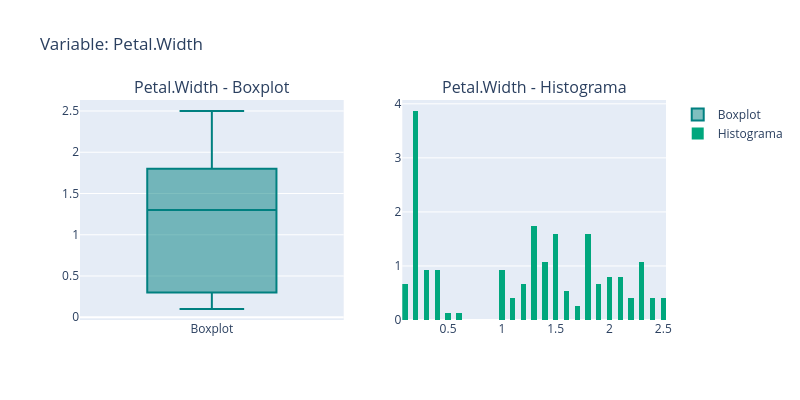
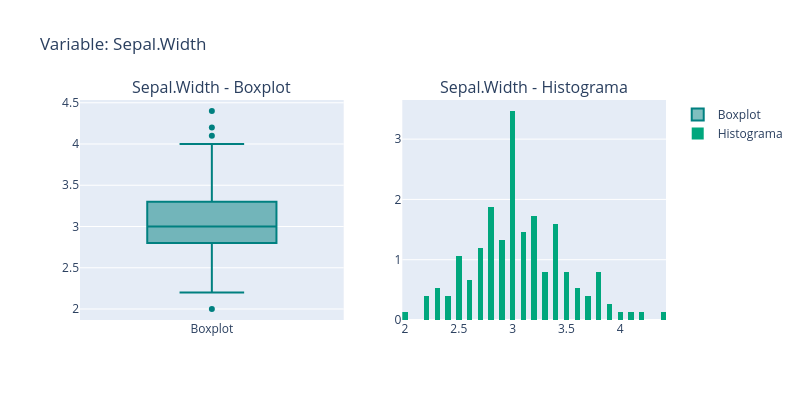
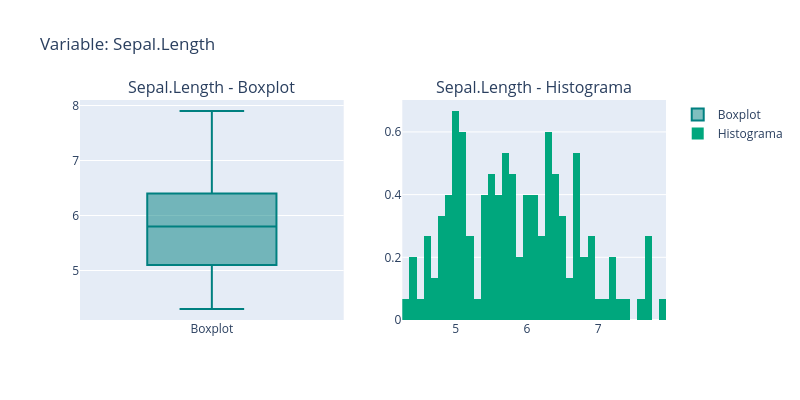
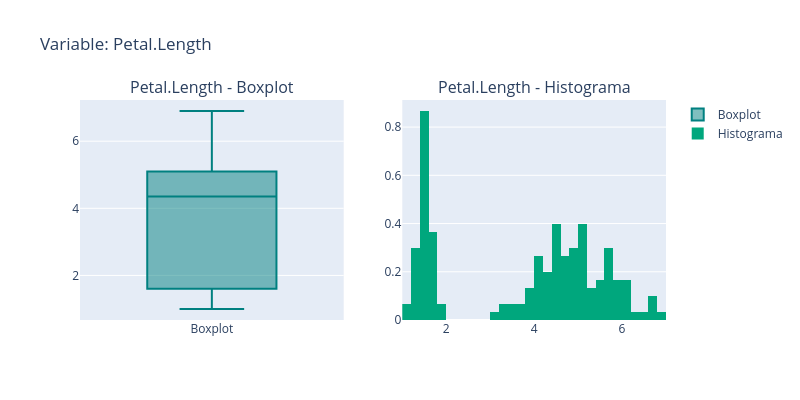

Notebook code for these charts, in order:
### Code cell
analisis.plot_num()

### Figure 1 — Plotly figure (JSON) as saved in the notebook; plotly's stock layout.template omitted (floating-point values rounded to 4 significant figures; data arrays with more than 128 entries replaced by an {"elided": "..."} marker saying what was removed)
{"data": [{"marker": {"color": "#008080"}, "name": "Boxplot", "type": "box", "xaxis": "x", "y": {"elided": "150 float values"}, "yaxis": "y"}, {"histnorm": "probability density", "marker": {"color": "#00a77d"}, "name": "Histograma", "nbinsx": 50, "type": "histogram", "x": {"elided": "150 float values"}, "xaxis": "x2", "yaxis": "y2"}], "layout": {"annotations": [{"font": {"size": 16}, "showarrow": false, "text": "Petal.Width - Boxplot", "x": 0.225, "xanchor": "center", "xref": "paper", "y": 1, "yanchor": "bottom", "yref": "paper"}, {"font": {"size": 16}, "showarrow": false, "text": "Petal.Width - Histograma", "x": 0.775, "xanchor": "center", "xref": "paper", "y": 1, "yanchor": "bottom", "yref": "paper"}], "height": 400, "title": {"text": "Variable: Petal.Width"}, "width": 800, "xaxis": {"anchor": "y", "domain": [0, 0.45]}, "xaxis2": {"anchor": "y2", "domain": [0.55, 1]}, "yaxis": {"anchor": "x", "domain": [0, 1]}, "yaxis2": {"anchor": "x2", "domain": [0, 1]}}}

### Figure 2 — Plotly figure (JSON) as saved in the notebook; plotly's stock layout.template omitted (floating-point values rounded to 4 significant figures; data arrays with more than 128 entries replaced by an {"elided": "..."} marker saying what was removed)
{"data": [{"marker": {"color": "#008080"}, "name": "Boxplot", "type": "box", "xaxis": "x", "y": {"elided": "150 float values"}, "yaxis": "y"}, {"histnorm": "probability density", "marker": {"color": "#00a77d"}, "name": "Histograma", "nbinsx": 50, "type": "histogram", "x": {"elided": "150 float values"}, "xaxis": "x2", "yaxis": "y2"}], "layout": {"annotations": [{"font": {"size": 16}, "showarrow": false, "text": "Sepal.Width - Boxplot", "x": 0.225, "xanchor": "center", "xref": "paper", "y": 1, "yanchor": "bottom", "yref": "paper"}, {"font": {"size": 16}, "showarrow": false, "text": "Sepal.Width - Histograma", "x": 0.775, "xanchor": "center", "xref": "paper", "y": 1, "yanchor": "bottom", "yref": "paper"}], "height": 400, "title": {"text": "Variable: Sepal.Width"}, "width": 800, "xaxis": {"anchor": "y", "domain": [0, 0.45]}, "xaxis2": {"anchor": "y2", "domain": [0.55, 1]}, "yaxis": {"anchor": "x", "domain": [0, 1]}, "yaxis2": {"anchor": "x2", "domain": [0, 1]}}}

### Figure 3 — Plotly figure (JSON) as saved in the notebook; plotly's stock layout.template omitted (floating-point values rounded to 4 significant figures; data arrays with more than 128 entries replaced by an {"elided": "..."} marker saying what was removed)
{"data": [{"marker": {"color": "#008080"}, "name": "Boxplot", "type": "box", "xaxis": "x", "y": {"elided": "150 float values"}, "yaxis": "y"}, {"histnorm": "probability density", "marker": {"color": "#00a77d"}, "name": "Histograma", "nbinsx": 50, "type": "histogram", "x": {"elided": "150 float values"}, "xaxis": "x2", "yaxis": "y2"}], "layout": {"annotations": [{"font": {"size": 16}, "showarrow": false, "text": "Sepal.Length - Boxplot", "x": 0.225, "xanchor": "center", "xref": "paper", "y": 1, "yanchor": "bottom", "yref": "paper"}, {"font": {"size": 16}, "showarrow": false, "text": "Sepal.Length - Histograma", "x": 0.775, "xanchor": "center", "xref": "paper", "y": 1, "yanchor": "bottom", "yref": "paper"}], "height": 400, "title": {"text": "Variable: Sepal.Length"}, "width": 800, "xaxis": {"anchor": "y", "domain": [0, 0.45]}, "xaxis2": {"anchor": "y2", "domain": [0.55, 1]}, "yaxis": {"anchor": "x", "domain": [0, 1]}, "yaxis2": {"anchor": "x2", "domain": [0, 1]}}}

### Figure 4 — Plotly figure (JSON) as saved in the notebook; plotly's stock layout.template omitted (floating-point values rounded to 4 significant figures; data arrays with more than 128 entries replaced by an {"elided": "..."} marker saying what was removed)
{"data": [{"marker": {"color": "#008080"}, "name": "Boxplot", "type": "box", "xaxis": "x", "y": {"elided": "150 float values"}, "yaxis": "y"}, {"histnorm": "probability density", "marker": {"color": "#00a77d"}, "name": "Histograma", "nbinsx": 50, "type": "histogram", "x": {"elided": "150 float values"}, "xaxis": "x2", "yaxis": "y2"}], "layout": {"annotations": [{"font": {"size": 16}, "showarrow": false, "text": "Petal.Length - Boxplot", "x": 0.225, "xanchor": "center", "xref": "paper", "y": 1, "yanchor": "bottom", "yref": "paper"}, {"font": {"size": 16}, "showarrow": false, "text": "Petal.Length - Histograma", "x": 0.775, "xanchor": "center", "xref": "paper", "y": 1, "yanchor": "bottom", "yref": "paper"}], "height": 400, "title": {"text": "Variable: Petal.Length"}, "width": 800, "xaxis": {"anchor": "y", "domain": [0, 0.45]}, "xaxis2": {"anchor": "y2", "domain": [0.55, 1]}, "yaxis": {"anchor": "x", "domain": [0, 1]}, "yaxis2": {"anchor": "x2", "domain": [0, 1]}}}
